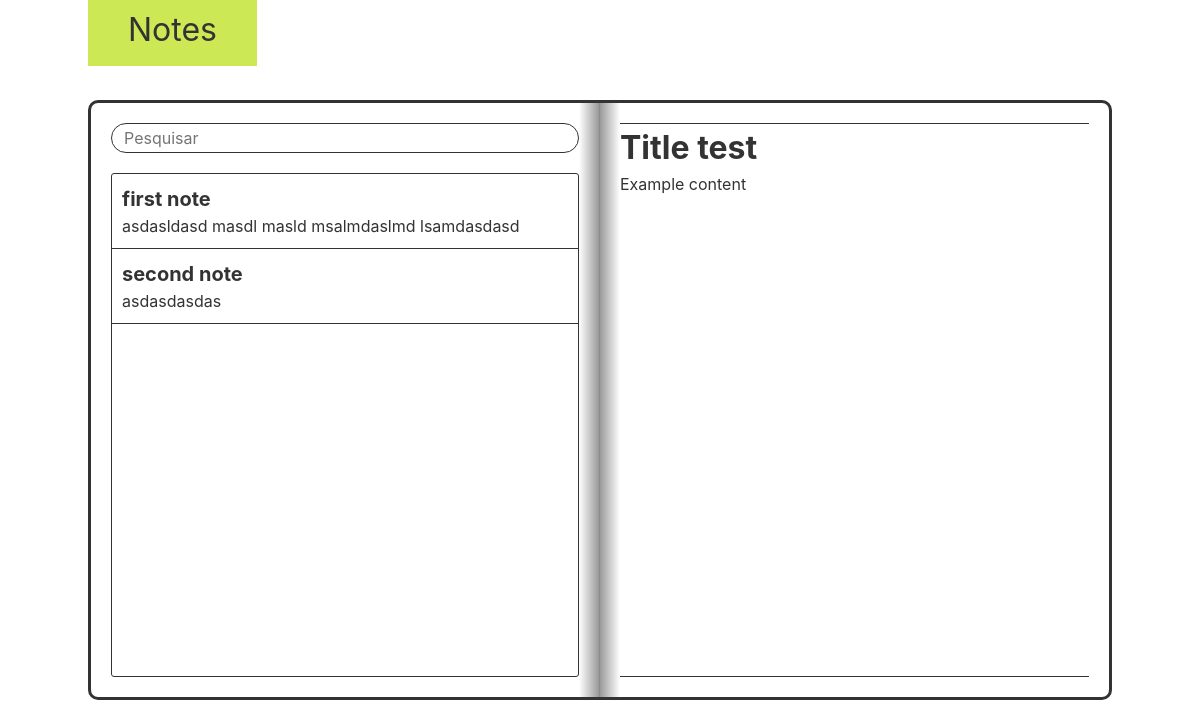
The page / on the database its author committed.
### storage/models.py (models this page shows)
class Note(models.Model):
  title = models.TextField()
  content = models.TextField(null=True, blank=True)

### storage/views.py (the view)
# urls.py: path('', main_page),
def main_page(request):
  notes = Note.objects.all()
  print(notes)
  template_name = 'index.html'
  context = {'notes': notes}
  return render(request, template_name, context)

### templates/index.html (shortened to what this page needs)
{% extends "base.html" %}
{% block content %}
<div class='book'>
  <div class='left'>
    <div class="search">
      <input type='text' placeholder='Pesquisar'/>
    </div>
    <ul class='notes-list'>
      {% for note in notes %}
      <li>
        <span class='title'>{{ note.title }}</span>
        <span class='content'>{{ note.content }}</span>
      </li>
      {% endfor %}
    </ul>
  </div><div class='right'>
    <div class='view'>
      <span class='title'>Title test</span>
      <span class='content'>Example content</span>
    </div>
  </div>
</div>
{% endblock %}

### static/main.css (style rules this page uses)
body { color: #333; }
* { outline: none; }
.book { height: calc(100vh - 200px); border: 3px solid #333; border-radius: 10px; overflow: hidden; }
.book .left, .book .right { display: inline-block; width: 50%; height: 100%; position: relative; padding: 20px; vertical-align: top; }
.book .left { border-right: 1px solid rgba(0, 0, 0, .45); }
.book .left::after { content: ''; position: absolute; right: 0; top: 0; bottom: 0; width: 20px; background-image: linear-gradient(to right, transparent, rgba(0, 0, 0, .4)) }
.book .right::before { content: ''; position: absolute; left: 0; top: 0; bottom: 0; width: 20px; background-image: linear-gradient(to left, transparent, rgba(0, 0, 0, .4)) }
.book .search input { padding: 2px 12px; border-radius: 15px; border: 1px solid #333; width: 100%; }
.book .search { margin-bottom: 20px; }
.book .notes-list { list-style: none; padding-left: 0; margin-bottom: 0; border: 1px solid #333; border-radius: 3px; height: calc(100% - 50px); }
.book .notes-list li { border-bottom: 1px solid #333; padding: 10px; }
.book .notes-list li .title { display: block; font-size: 20px; font-weight: bold; }
.book .notes-list li .content { display: block; }
.book .view { border-top: 1px solid #333; border-bottom: 1px solid #333; padding-bottom: 20px; height: 100%; }
.book .view .title { font-size: 32px; display: block; font-weight: bold; }

### rows shown on the page
Note: title "first note", content "asdasldasd masdl masld msalmdaslmd lsamdasdasd"
Note: title "second note", content "asdasdasdas"
